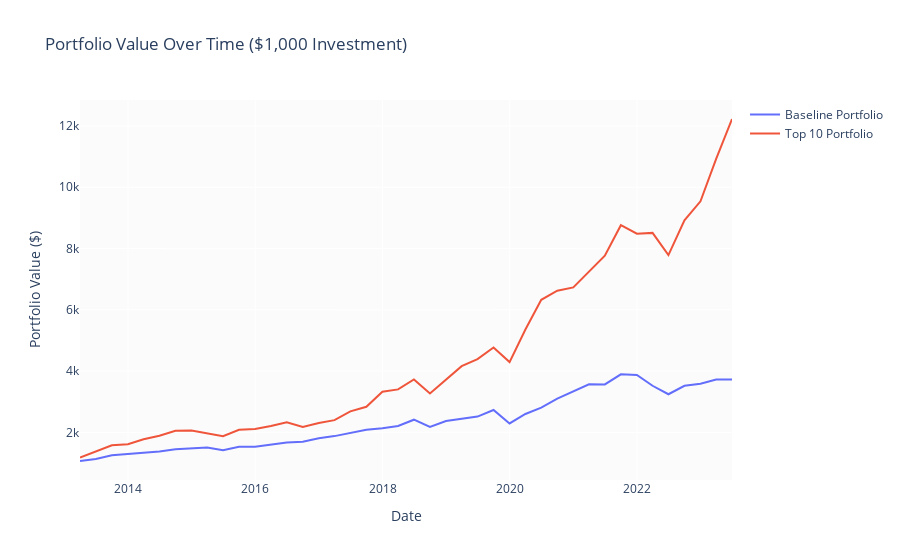

The notebook cell this image was saved under:
### Code cell
import plotly.graph_objects as go

# Assuming you have a dataframe 'df_avg' with columns 'datadate', 'baseline_portfolio', and 'top_10'

# Calculate the cumulative return for both portfolios
df_avg['baseline_cum_return'] = (1 + df_avg['baseline']).cumprod()
df_avg['top_10_cum_return'] = (1 + df_avg['top_10']).cumprod()

# Calculate the value over time of a $1,000 investment
initial_investment = 1000
df_avg['baseline_value'] = initial_investment * df_avg['baseline_cum_return']
df_avg['top_10_value'] = initial_investment * df_avg['top_10_cum_return']

# Create the plot
fig = go.Figure()

# Add baseline portfolio trace
fig.add_trace(go.Scatter(x=df_avg['datadate'], y=df_avg['baseline_value'],
                         mode='lines', name='Baseline Portfolio'))

# Add top_10 portfolio trace
fig.add_trace(go.Scatter(x=df_avg['datadate'], y=df_avg['top_10_value'],
                         mode='lines', name='Top 10 Portfolio'))

# Update the layout
fig.update_layout(
    title='Portfolio Value Over Time ($1,000 Investment)',
    xaxis_title='Date',
    yaxis_title='Portfolio Value ($)',
)

# Show the plot
fig.show()
